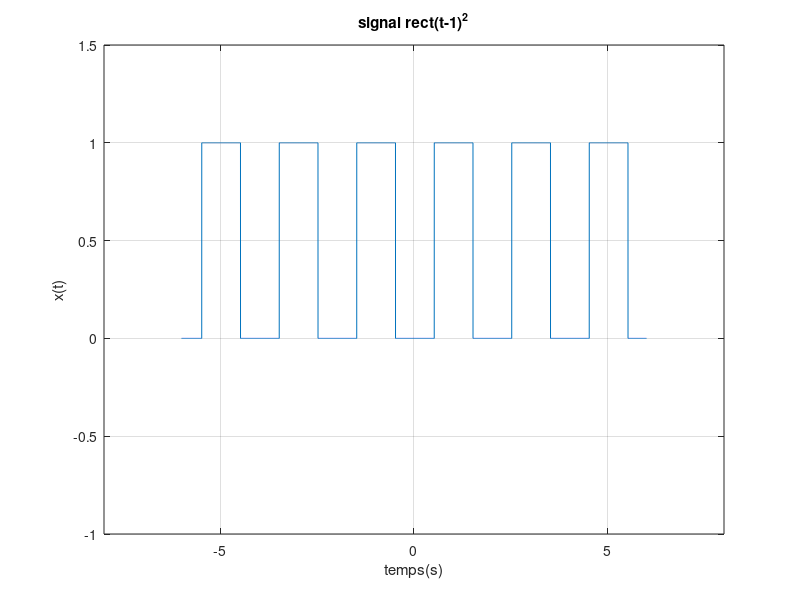

Write the MATLAB code that produced this figure.
%Signal rectangulaire périodique :
clc 
clear all 

% rect(t-1)^2

t=-6:0.001:6;

x1 = pi*t+1.5;  % il montre  x1 = t-1
x2= square(x1); % Ce pour faire x2 = (t-1)^2 

x3 = -square(x2); % Ce représente x(t)=rect(t-1)^2 

x3(x3<0)=-0; % Initialiser l'amplitude A_min=0
x3(x3>0)=1;  % Initialiser l'amplitude A_max=1

% plot x = rect(t-1)^2
plot(t,x3);
axis([-8,8 -1,1.5]);
grid on 
xlabel('temps(s)');
ylabel('x(t)');
title('signal rect(t-1)^2');
